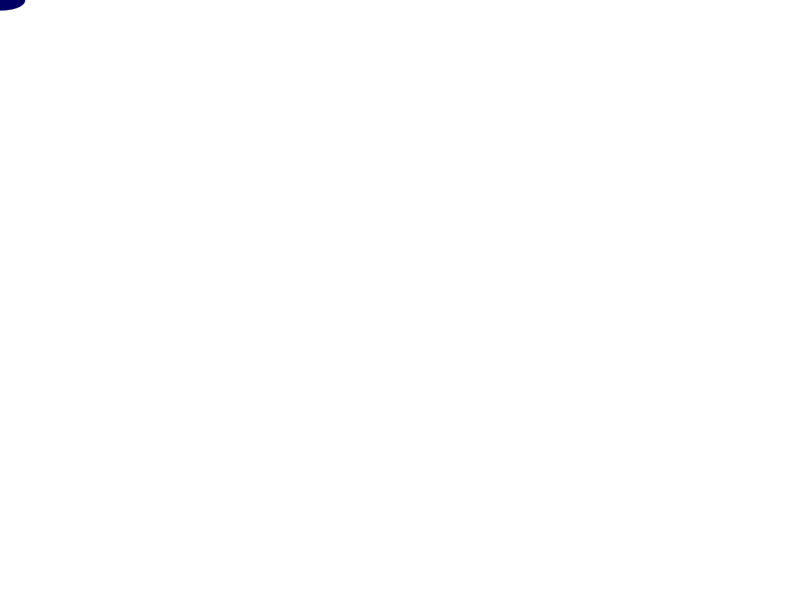
Frame 1 (no input)
Frame 60 (the mouse pressed at the canvas centre just before this capture): identical to frame 1, image omitted
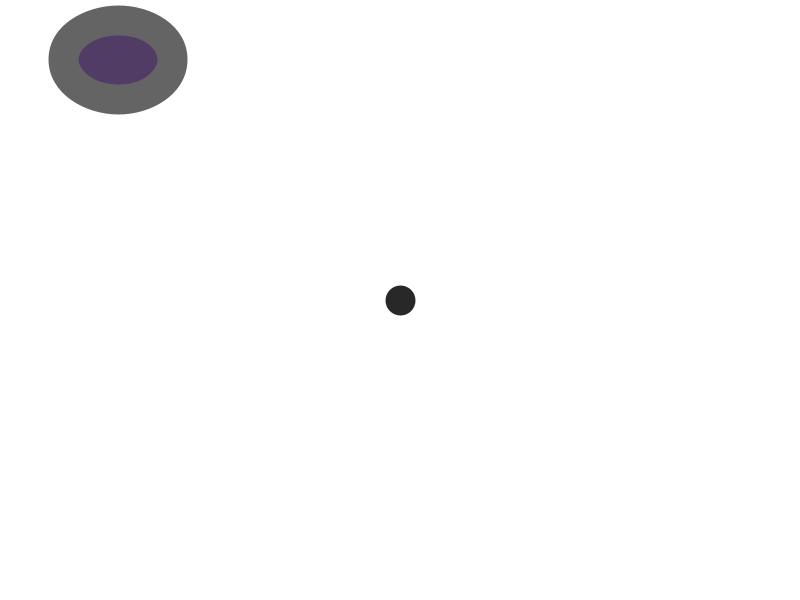
Frame 120 (the mouse held since frame 60 and released just before this capture)

The Processing sketch that drew these frames (run headless with seeded random() and noise(); from frame 60 on, the mouse is pressed at the canvas centre):

// Processing sketch: processing_155933
// ── processing_155933.pde

//int circleX = 0; //you're defining your own variable in these four steps
float circleY = 0.6; 
int circleWidth = 50;
int circleHeight = 20; //int = integer 
int circleX;
int strokeColor = 255;
int strokeWeight = 2;
int change = 2;

String sentence = "It worked!";

color c = color(20, 140, 180); //means there is a variable called C and it stands for color (e.g. 200,0,10)

void setup() {
  size(800, 600);
  circleX = 0;
  frameRate(30);
}

void draw() {
  background(255);
  //draw a circle
  stroke(mouseX/4);
  strokeWeight(mouseY/10);
  //stroke(mouseX/10);
 //strokeWeight(mouseY/10);
  fill(mouseX/5, mouseY/5, 100);
  ellipse(circleX, circleY, circleWidth, circleHeight);
  if (mousePressed == true) {
  stroke(mouseX/10);
  strokeWeight(mouseY/10);  
  line(mouseX, mouseY, pmouseX, pmouseY);
  
 
  //line(pmouseX, pmouseY, mouseX, mouseY); //pmouseX p=previous -- therefore, it's connecting the previous mouse position with the current one, creating a constant line

  //change the color, size, and position of the circle
  circleX += change; //same as circleX = circleX + change;
  circleY = circleY + change/2; //same as circleY += change*0.5;
  circleWidth = circleWidth + change/2;
  circleHeight = circleHeight + change/2;
  //exit(); stops running
  strokeColor = strokeColor - change/8; //you could also say strokeColor += change;
  strokeWeight = strokeWeight - change; // you could also say strokeWeight += change;
  // + - /
  println(sentence); //everytime the draw function runs it will show It worked! in the console
}
}
